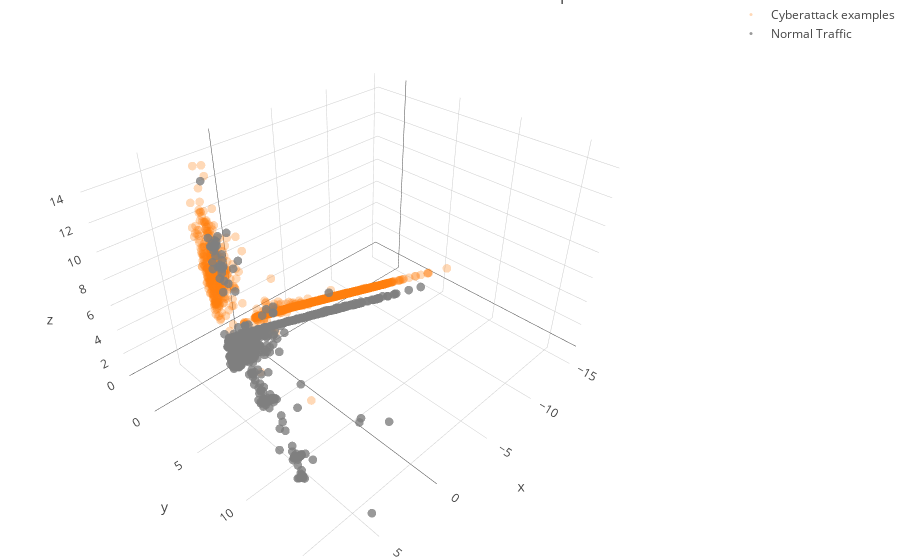

The notebook cell this image was saved under:
### Code cell
# Graphing 3-D reduced data
marker_pos = dict(size=3, symbol='circle',
                  #color='rgb(127, 127, 127)',
                  color = 'rgb(255, 127, 14)',
                  #line=dict(width=1, color='rgba(217, 217, 217, 0.14)'),
                  opacity=0.3)
marker_neg = dict(size=3, symbol='circle',
                  color='rgb(127, 127, 127)',
                  #line=dict(color='rgb(204, 204, 204)',width=0.5),
                  opacity=0.8)

# Store data and associated marker info in "traces"
trace1 = go.Scatter3d(x = atk_dat[:,0], y=atk_dat[:,1], z=atk_dat[:,2],
                    mode = 'markers',
                     marker = marker_pos,
                     name = 'Cyberattack examples')

trace2 = go.Scatter3d(x = norm_dat[:,0], y=norm_dat[:,1], z=norm_dat[:,2],
                    mode = 'markers',
                     marker = marker_neg,
                     name = 'Normal Traffic')
data_plotly=[trace1, trace2]

layout = go.Layout(
    margin=dict(
        l=0,
        r=0,
        b=0,
        t=0
    ),
    title = 'Scania Truck Data Reduced to 3 Components',
    xaxis = dict(title = 'PC1', titlefont = dict(size=18)),
    yaxis = dict(title = 'PC2', titlefont = dict(size=18)),
    #zaxis = dict(title = 'PC3', titlefont = dict(size=18))
)
fig = go.Figure(data=data_plotly, layout=layout)
py.offline.iplot(fig, filename='simple-3d-scatter')

### Figure 1 — Plotly figure (JSON) as saved in the notebook; plotly's stock layout.template omitted (floating-point values rounded to 4 significant figures; data arrays with more than 128 entries replaced by an {"elided": "..."} marker saying what was removed)
{"data": [{"marker": {"color": "rgb(255, 127, 14)", "opacity": 0.3, "size": 3, "symbol": "circle"}, "mode": "markers", "name": "Cyberattack examples", "type": "scatter3d", "uid": "93958840-fa2e-11e8-b399-f218983fc664", "x": {"elided": "2500 float values"}, "y": {"elided": "2500 float values"}, "z": {"elided": "2500 float values"}}, {"marker": {"color": "rgb(127, 127, 127)", "opacity": 0.8, "size": 3, "symbol": "circle"}, "mode": "markers", "name": "Normal Traffic", "type": "scatter3d", "uid": "939589ba-fa2e-11e8-9167-f218983fc664", "x": {"elided": "2500 float values"}, "y": {"elided": "2500 float values"}, "z": {"elided": "2500 float values"}}], "layout": {"margin": {"b": 0, "l": 0, "r": 0, "t": 0}, "title": "Scania Truck Data Reduced to 3 Components", "xaxis": {"title": "PC1", "titlefont": {"size": 18}}, "yaxis": {"title": "PC2", "titlefont": {"size": 18}}}}
